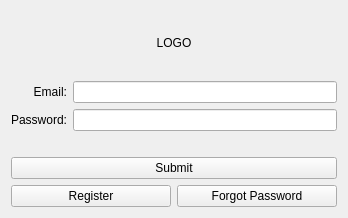
<?xml version="1.0" encoding="UTF-8"?>
<ui version="4.0">
 <class>login</class>
 <widget class="QWidget" name="login">
  <property name="geometry">
   <rect>
    <x>0</x>
    <y>0</y>
    <width>348</width>
    <height>217</height>
   </rect>
  </property>
  <property name="windowTitle">
   <string>Form</string>
  </property>
  <layout class="QVBoxLayout" name="verticalLayout">
   <item>
    <layout class="QHBoxLayout" name="horizontalLayout">
     <item>
      <spacer name="horizontalSpacer">
       <property name="orientation">
        <enum>Qt::Horizontal</enum>
       </property>
       <property name="sizeHint" stdset="0">
        <size>
         <width>40</width>
         <height>20</height>
        </size>
       </property>
      </spacer>
     </item>
     <item>
      <widget class="QLabel" name="logo_lb">
       <property name="minimumSize">
        <size>
         <width>64</width>
         <height>64</height>
        </size>
       </property>
       <property name="maximumSize">
        <size>
         <width>16777215</width>
         <height>100</height>
        </size>
       </property>
       <property name="text">
        <string>LOGO</string>
       </property>
       <property name="alignment">
        <set>Qt::AlignCenter</set>
       </property>
      </widget>
     </item>
     <item>
      <spacer name="horizontalSpacer_2">
       <property name="orientation">
        <enum>Qt::Horizontal</enum>
       </property>
       <property name="sizeHint" stdset="0">
        <size>
         <width>40</width>
         <height>20</height>
        </size>
       </property>
      </spacer>
     </item>
    </layout>
   </item>
   <item>
    <layout class="QGridLayout" name="gridLayout">
     <item row="0" column="0">
      <widget class="QLabel" name="label">
       <property name="text">
        <string>Email:</string>
       </property>
       <property name="alignment">
        <set>Qt::AlignRight|Qt::AlignTrailing|Qt::AlignVCenter</set>
       </property>
      </widget>
     </item>
     <item row="0" column="1">
      <widget class="QLineEdit" name="login_le"/>
     </item>
     <item row="1" column="0">
      <widget class="QLabel" name="label_2">
       <property name="text">
        <string>Password:</string>
       </property>
       <property name="alignment">
        <set>Qt::AlignRight|Qt::AlignTrailing|Qt::AlignVCenter</set>
       </property>
      </widget>
     </item>
     <item row="1" column="1">
      <widget class="QLineEdit" name="password_le">
       <property name="echoMode">
        <enum>QLineEdit::Password</enum>
       </property>
      </widget>
     </item>
    </layout>
   </item>
   <item>
    <widget class="QLabel" name="message_lb">
     <property name="text">
      <string/>
     </property>
     <property name="alignment">
      <set>Qt::AlignCenter</set>
     </property>
    </widget>
   </item>
   <item>
    <widget class="QPushButton" name="submit_btn">
     <property name="text">
      <string>Submit</string>
     </property>
    </widget>
   </item>
   <item>
    <layout class="QHBoxLayout" name="horizontalLayout_2">
     <item>
      <widget class="QPushButton" name="register_btn">
       <property name="text">
        <string>Register</string>
       </property>
      </widget>
     </item>
     <item>
      <widget class="QPushButton" name="forgot_btn">
       <property name="text">
        <string>Forgot Password</string>
       </property>
      </widget>
     </item>
    </layout>
   </item>
  </layout>
 </widget>
 <resources/>
 <connections/>
</ui>
